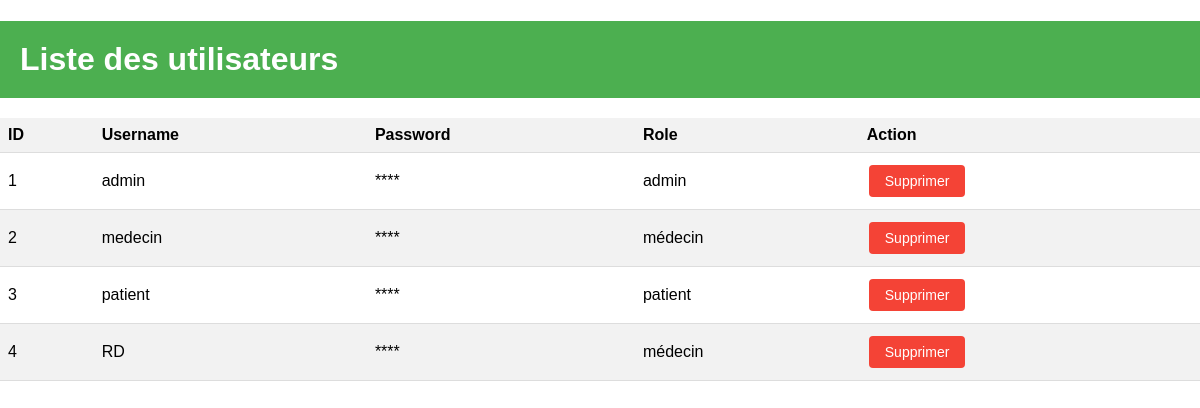
Page /admin (signed in) on the earlier database version.
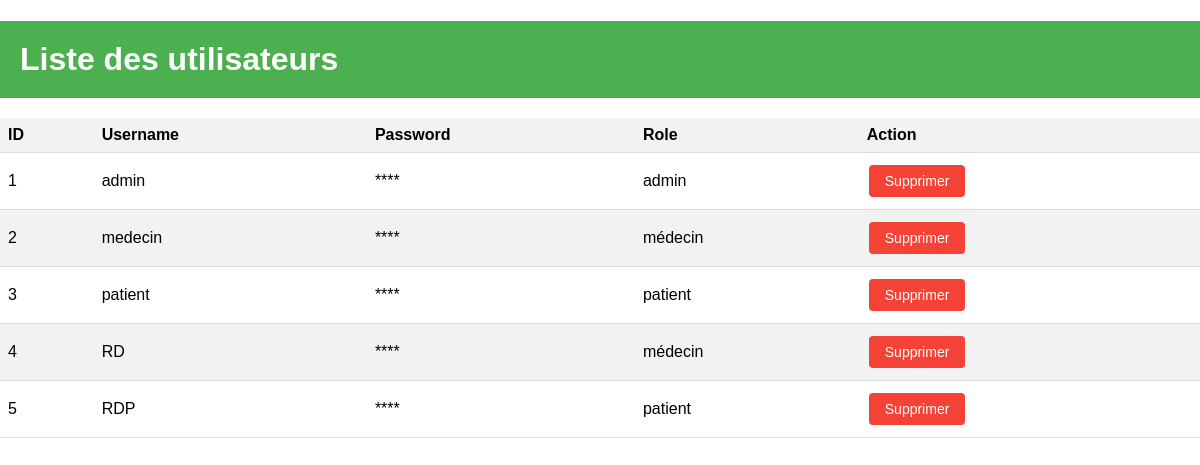
Same page on the later database version.
### app.py (models this page shows)
class User(UserMixin, db.Model):
    id = db.Column(db.Integer, primary_key=True)
    username = db.Column(db.String(80), unique=True, nullable=False)
    password = db.Column(db.String(120), nullable=False)
    ROLE_CHOICES = [('patient', 'Patient'), ('médecin', 'Médecin'), ('admin', 'Admin')]
    role = db.Column(db.String(10), nullable=False, default='patient')

### app.py (the view)
@app.route('/admin')
@login_required
@admin_required
def admin():
    users = User.query.all()
    return render_template('admin.html', users=users)

### app.py (called while the page is built)
def admin_required(f):
    @wraps(f)
    def decorated_function(*args, **kwargs):
        if not current_user.is_authenticated or current_user.role != 'admin':
            abort(403)  # Forbidden
        return f(*args, **kwargs)
    return decorated_function

@login_manager.user_loader
def load_user(user_id):
    return User.query.get(int(user_id))

### templates/admin.html (shortened to what this page needs)
<!DOCTYPE html>
<html lang="en">
<head>
    <link rel="stylesheet" href="{{ url_for('static', filename='css/style_admin.css') }}">
</head>
<body>
    <h1>Liste des utilisateurs</h1>
    <table>
        <thead>
            <tr>
                <th>ID</th>
                <th>Username</th>
                <th>Password</th>
                <th>Role</th>
                <th>Action</th>
            </tr>
        </thead>
        <tbody>
            {% for user in users %}
                <tr>
                    <td>{{ user.id }}</td>
                    <td>{{ user.username }}</td>
                    <td>****</td>
                    <td>{{ user.role }}</td>
                    <td>
                        <form action="{{ url_for('admin', user_id=user.id) }}" method="POST">
                          <button type="submit" class="btn-delete">Supprimer</button>
                        </form>
                      </td>
                </tr>
            {% endfor %}
        </tbody>
    </table>
</body>
</html>

### static/css/style_admin.css (style rules this page uses)
body { font-family: Arial, sans-serif; margin: 0; padding: 0; }
h1 { background-color: #4CAF50; color: white; padding: 20px; margin-bottom: 20px; }
table { width: 100%; border-collapse: collapse; }
thead { background-color: #f2f2f2; }
th, td { padding: 8px; text-align: left; border-bottom: 1px solid #ddd; }
tr:nth-child(even) { background-color: #f2f2f2; }
.btn-delete { background-color: #f44336; border: none; color: white; text-align: center; text-decoration: none; font-size: 14px; padding: 8px 16px; margin: 4px 2px; cursor: pointer; transition-duration: 0.4s; border-radius: 4px; }

Differences in the rows shown:
added User: id "5", username "RDP", role "patient"
